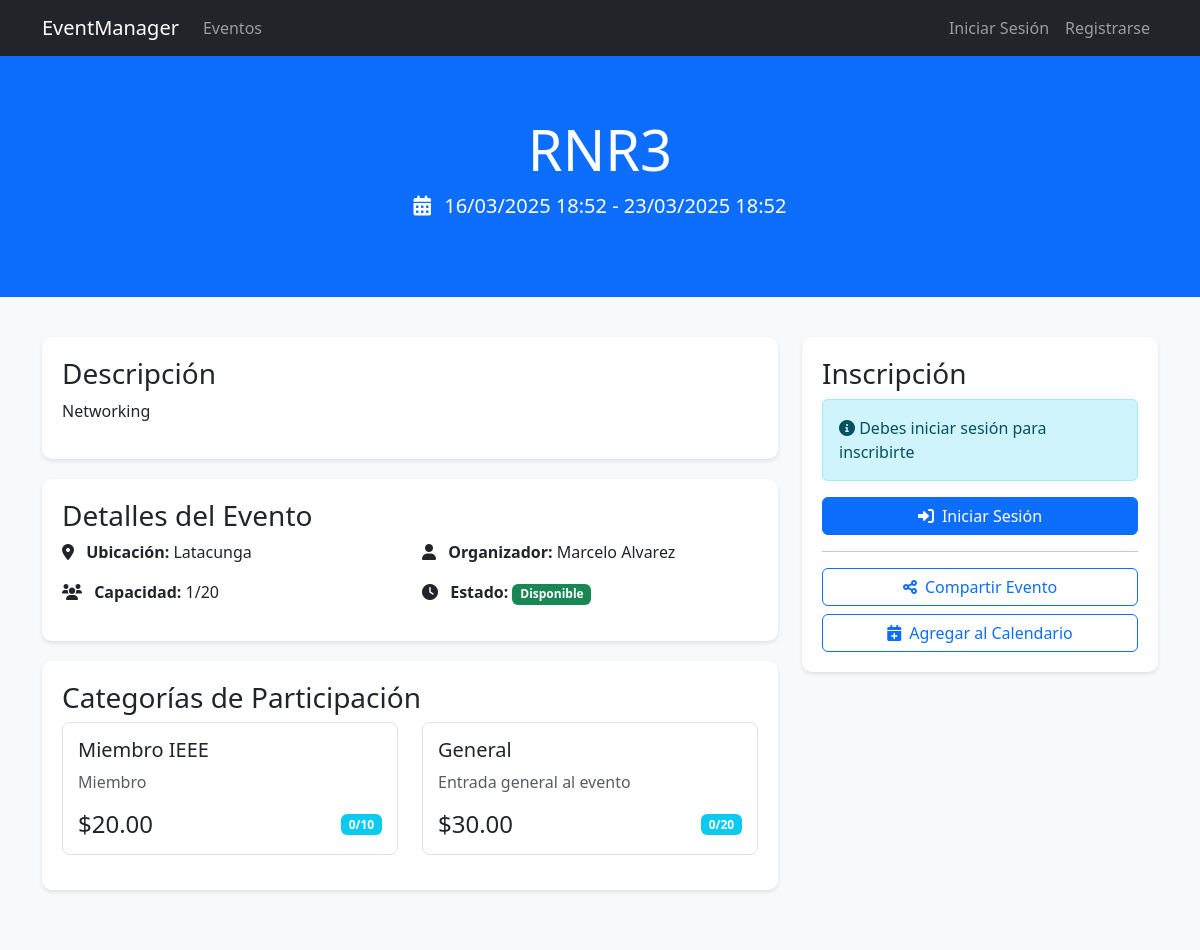
The page /views/events/view.php?id=4 on the database its author committed.
### tables this page shows
CREATE TABLE `events` (
  `id` int(11) NOT NULL,
  `title` varchar(255) NOT NULL,
  `description` text DEFAULT NULL,
  `type_id` int(11) DEFAULT NULL,
  `organizer_id` int(11) DEFAULT NULL,
  `modality` enum('presential','virtual','hybrid') NOT NULL,
  `capacity` int(11) DEFAULT 0,
  `price` decimal(10,2) DEFAULT 0.00,
  `location` varchar(255) DEFAULT NULL,
  `virtual_link` varchar(255) DEFAULT NULL,
  `start_date` datetime NOT NULL,
  `end_date` datetime NOT NULL,
  `max_capacity` int(11) DEFAULT NULL,
  `status` enum('draft','published','completed','cancelled') DEFAULT 'draft',
  `category_id` int(11) DEFAULT NULL,
  `logo_url` varchar(255) DEFAULT NULL,
  `banner_url` varchar(255) DEFAULT NULL,
  `header_color` varchar(7) DEFAULT NULL,
  `accent_color` varchar(7) DEFAULT NULL,
  `created_at` timestamp NOT NULL DEFAULT current_timestamp(),
  `updated_at` timestamp NOT NULL DEFAULT current_timestamp() ON UPDATE current_timestamp(),
  `payment_config` longtext DEFAULT NULL CHECK (json_valid(`payment_config`))
);

CREATE TABLE `users` (
  `id` int(11) NOT NULL,
  `name` varchar(100) NOT NULL,
  `email` varchar(100) NOT NULL,
  `password` varchar(255) NOT NULL,
  `role` enum('user','organizer','admin') DEFAULT 'user',
  `status` enum('active','inactive') NOT NULL DEFAULT 'active',
  `is_active` tinyint(1) DEFAULT 1,
  `avatar_url` varchar(255) DEFAULT NULL,
  `created_at` timestamp NOT NULL DEFAULT current_timestamp(),
  `updated_at` timestamp NOT NULL DEFAULT current_timestamp() ON UPDATE current_timestamp(),
  `ieee_member` tinyint(1) DEFAULT 0,
  `ieee_member_id` varchar(50) DEFAULT NULL,
  `ieee_region` int(11) DEFAULT NULL
);

CREATE TABLE `pricing_categories` (
  `id` int(11) NOT NULL,
  `event_id` int(11) NOT NULL,
  `name` varchar(100) NOT NULL,
  `price` decimal(10,2) NOT NULL,
  `description` text DEFAULT NULL,
  `capacity` int(11) DEFAULT NULL,
  `is_active` tinyint(1) DEFAULT 1,
  `created_at` timestamp NOT NULL DEFAULT current_timestamp(),
  `discount_percentage` decimal(5,2) DEFAULT 0.00,
  `ieee_member_discount` decimal(5,2) DEFAULT 0.00,
  `ieee_region` varchar(10) DEFAULT NULL,
  `max_capacity` int(11) DEFAULT NULL
);

### includes/utilities.php (called while the page is built, shortened)
<?php
class Utilities {
    public static function formatDate($date, $format = 'd/m/Y H:i') {
        return date($format, strtotime($date));
    }
}
?>

### views/events/view.php (the view, shortened to what this page needs)
<?php
require_once '../../includes/utilities.php';
$eventId = $_GET['id'];
$error = null;
$event = null;
$categories = [];
$isLoggedIn = isset($_SESSION['user']);
$user = $_SESSION['user'] ?? null;
try {
    $db = new Database();
    $conn = $db->getConnection();
    $stmt = $conn->prepare("
        SELECT e.*, u.name as organizer_name,
               (SELECT COUNT(*)
                FROM registrations r2
                WHERE r2.event_id = e.id
                AND r2.status != 'cancelled') as registration_count
        FROM events e
        INNER JOIN users u ON e.organizer_id = u.id
        WHERE e.id = :event_id
    ");
    $stmt->execute(['event_id' => $eventId]);
    $event = $stmt->fetch(PDO::FETCH_ASSOC);
    if (!$event) {
        $error = "El evento no existe.";
    } elseif ($event['status'] !== 'published' && (!$isLoggedIn || ($user['role'] !== 'admin' && $user['id'] !== $event['organizer_id']))) {
        $error = "Este evento no está disponible actualmente.";
    } else {
        $stmt = $conn->prepare("
            SELECT pc.*,
                   COALESCE((
                       SELECT COUNT(*)
                       FROM registrations r
                       WHERE r.event_id = pc.event_id
                       AND r.pricing_category_id = pc.id
                       AND r.status != 'cancelled'
                   ), 0) as registered_count
            FROM pricing_categories pc
            WHERE pc.event_id = :event_id
            AND pc.is_active = 1
            ORDER BY pc.price ASC
        ");
        $stmt->execute(['event_id' => $eventId]);
        $categories = $stmt->fetchAll(PDO::FETCH_ASSOC);
        $isRegistered = false;
    }
} catch (Exception $e) {
    $error = "Error al cargar la información del evento: " . $e->getMessage();
}
?>
<!DOCTYPE html>
<html lang="es">
<head>
    <link href="https://cdn.jsdelivr.net/npm/bootstrap@5.3.0/dist/css/bootstrap.min.css" rel="stylesheet">
    <link href="https://cdnjs.cloudflare.com/ajax/libs/font-awesome/6.0.0/css/all.min.css" rel="stylesheet">
</head>
<body class="bg-light">
    <?php include '../templates/navigation.php'; ?>
    <?php if ($error): ?>
        <div class="container py-5">
            <div class="alert alert-danger">
                <?php echo htmlspecialchars($error); ?>
            </div>
            <a href="index.php" class="btn btn-primary">Volver a Eventos</a>
        </div>
    <?php else: ?>
        <header class="event-header">
            <div class="container text-center">
                <h1 class="display-4"><?php echo htmlspecialchars($event['title']); ?></h1>
                <p class="lead">
                    <i class="fas fa-calendar-alt me-2"></i>
                    <?php echo Utilities::formatDate($event['start_date']); ?>
                    <?php if ($event['start_date'] !== $event['end_date']): ?>
                        - <?php echo Utilities::formatDate($event['end_date']); ?>
                    <?php endif; ?>
                </p>
            </div>
        </header>
        <section class="event-details">
            <div class="container">
                <div class="row">
                    <div class="col-lg-8">
                        <div class="detail-card">
                            <h3>Descripción</h3>
                            <p><?php echo nl2br(htmlspecialchars($event['description'])); ?></p>
                        </div>
                        <div class="detail-card">
                            <h3>Detalles del Evento</h3>
                            <div class="row">
                                <div class="col-md-6">
                                    <p>
                                        <i class="fas fa-map-marker-alt me-2"></i>
                                        <strong>Ubicación:</strong> <?php echo htmlspecialchars($event['location']); ?>
                                    </p>
                                    <p>
                                        <i class="fas fa-users me-2"></i>
                                        <strong>Capacidad:</strong>
                                        <?php echo $event['capacity'] ? "{$event['registration_count']}/{$event['capacity']}" : 'Ilimitada'; ?>
                                    </p>
                                </div>
                                <div class="col-md-6">
                                    <p>
                                        <i class="fas fa-user me-2"></i>
                                        <strong>Organizador:</strong> <?php echo htmlspecialchars($event['organizer_name']); ?>
                                    </p>
                                    <p>
                                        <i class="fas fa-clock me-2"></i>
                                        <strong>Estado:</strong>
                                        <?php if ($event['capacity'] && $event['registration_count'] >= $event['capacity']): ?>
                                            <span class="badge bg-danger">Completo</span>
                                        <?php else: ?>
                                            <span class="badge bg-success">Disponible</span>
                                        <?php endif; ?>
                                    </p>
                                </div>
                            </div>
                        </div>
                        <?php if (!empty($categories)): ?>
                            <div class="detail-card">
                                <h3>Categorías de Participación</h3>
                                <div class="row">
                                    <?php foreach ($categories as $category): ?>
                                        <div class="col-md-6">
                                            <div class="category-card">
                                                <h5><?php echo htmlspecialchars($category['name']); ?></h5>
                                                <p class="text-muted">
                                                    <?php echo htmlspecialchars($category['description']); ?>
                                                </p>
                                                <div class="d-flex justify-content-between align-items-center">
                                                    <span class="h4 mb-0">
                                                        $<?php echo number_format($category['price'], 2); ?>
                                                    </span>
                                                    <?php if ($category['capacity']): ?>
                                                        <span class="badge bg-info">
                                                            <?php echo $category['registered_count']; ?>/<?php echo $category['capacity']; ?>
                                                        </span>
                                                    <?php endif; ?>
                                                </div>
                                            </div>
                                        </div>
                                    <?php endforeach; ?>
                                </div>
                            </div>
                        <?php endif; ?>
                    </div>
                    <div class="col-lg-4">
                        <div class="detail-card registration-card">
                            <h3>Inscripción</h3>
                            <?php if ($isRegistered): ?>
                                <div class="alert alert-<?php
                                    echo $registrationStatus === 'confirmed' ? 'success' :
                                        ($registrationStatus === 'cancelled' ? 'danger' : 'warning');
                                ?>">
                                    <i class="fas fa-info-circle"></i>
                                    <?php if ($registrationStatus === 'pending'): ?>
                                        Tu solicitud de inscripción está pendiente de confirmación por el organizador.
                                    <?php elseif ($registrationStatus === 'confirmed'): ?>
                                        ¡Tu inscripción ha sido confirmada! Ya estás registrado en este evento.
                                    <?php elseif ($registrationStatus === 'cancelled'): ?>
                                        Tu inscripción ha sido cancelada por el organizador.
                                    <?php endif; ?>
                                </div>
                                <?php if ($registrationStatus === 'cancelled'): ?>
                                    <a href="register.php?event_id=<?php echo $eventId; ?>" class="btn btn-primary w-100">
                                        Solicitar Nueva Inscripción
                                    </a>
                                <?php else: ?>
                                    <a href="../registrations/my-registrations.php" class="btn btn-primary w-100">
                                        Ver Mis Inscripciones
                                    </a>
                                <?php endif; ?>
                            <?php elseif ($event['capacity'] && $event['registration_count'] >= $event['capacity']): ?>
                                <div class="alert alert-warning">
                                    <i class="fas fa-exclamation-triangle"></i> Evento Completo
                                </div>
                            <?php elseif ($isLoggedIn): ?>
                                <a href="register.php?event_id=<?php echo $event['id']; ?>" class="btn btn-success w-100 mb-3">
                                    <i class="fas fa-ticket-alt me-2"></i>Inscribirme
                                </a>
                            <?php else: ?>
                                <div class="alert alert-info">
                                    <i class="fas fa-info-circle"></i> Debes iniciar sesión para inscribirte
                                </div>
                                <a href="../auth/login.php" class="btn btn-primary w-100">
                                    <i class="fas fa-sign-in-alt me-2"></i>Iniciar Sesión
                                </a>
                            <?php endif; ?>
                            <hr>
                            <div class="d-grid gap-2">
                                <button class="btn btn-outline-primary" onclick="shareEvent()">
                                    <i class="fas fa-share-alt me-2"></i>Compartir Evento
                                </button>
                                <button class="btn btn-outline-primary" onclick="addToCalendar()">
                                    <i class="fas fa-calendar-plus me-2"></i>Agregar al Calendario
                                </button>
                            </div>
                        </div>
                    </div>
                </div>
            </div>
        </section>
    <?php endif; ?>
</body>
</html>

### views/events/view.php (style rules this page uses)
.event-header { background: #0d6efd; color: white; padding: 60px 0; }
.event-details { background-color: #f8f9fa; padding: 40px 0; }
.detail-card { background: white; border-radius: 10px; padding: 20px; margin-bottom: 20px; box-shadow: 0 2px 4px rgba(0,0,0,0.1); }
.registration-card { position: sticky; top: 20px; }
.category-card { border: 1px solid #dee2e6; border-radius: 8px; padding: 15px; margin-bottom: 15px; transition: transform 0.2s; }

### rows shown on the page
events: title "RNR3", start_date "16/03/2025 18:52", end_date "23/03/2025 18:52", description "Networking", location "Latacunga", capacity "20", organizer.name "Marcelo Alvarez"
pricing_categories: name "Miembro IEEE", description "Miembro", price "20.00", registered_count "0", capacity "10"
pricing_categories: name "General", description "Entrada general al evento", price "30.00", registered_count "0", capacity "20"

### other values the page prints
$event['registration_count'] "1"
